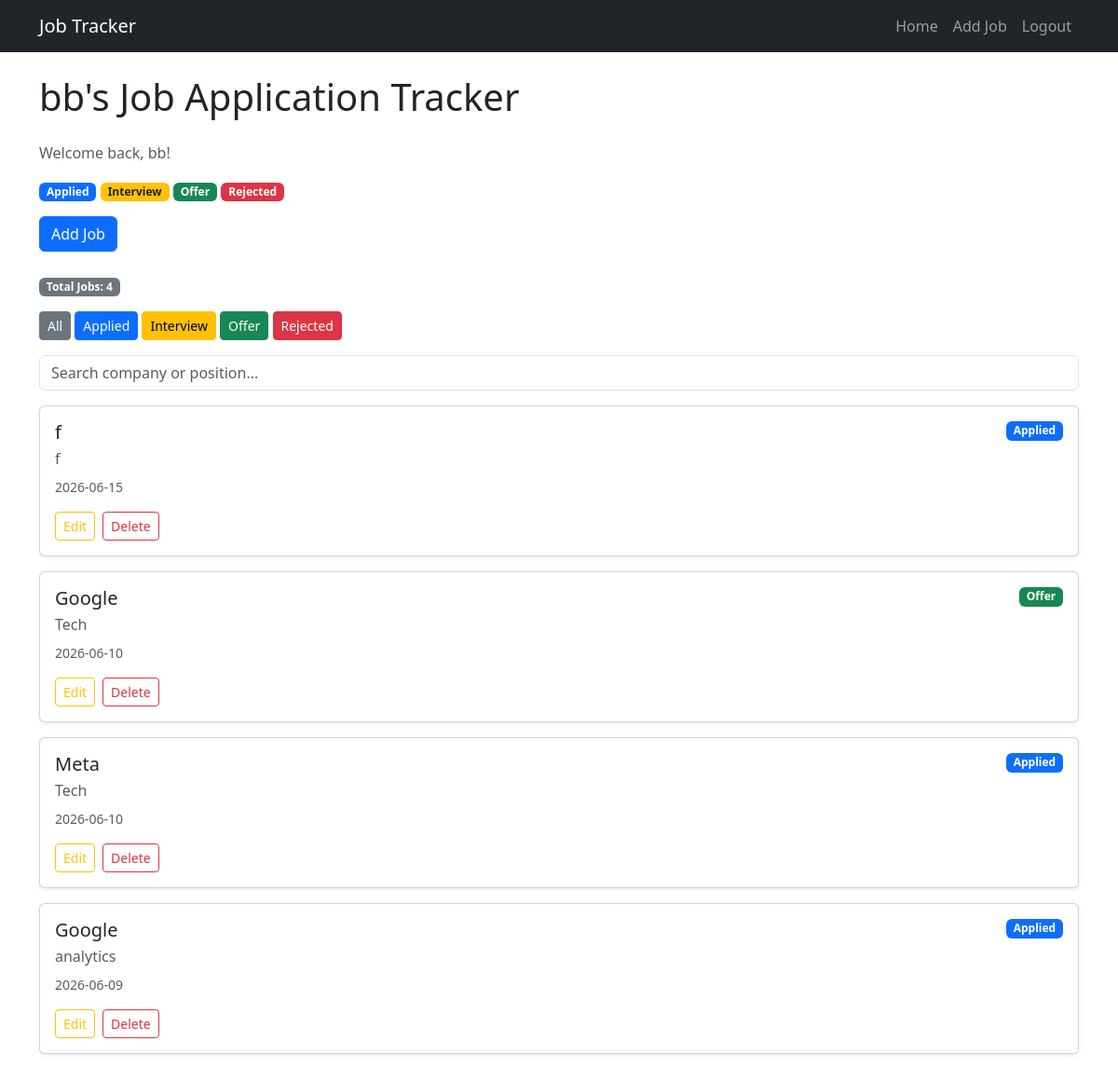
Page / (signed in) on the earlier database version.
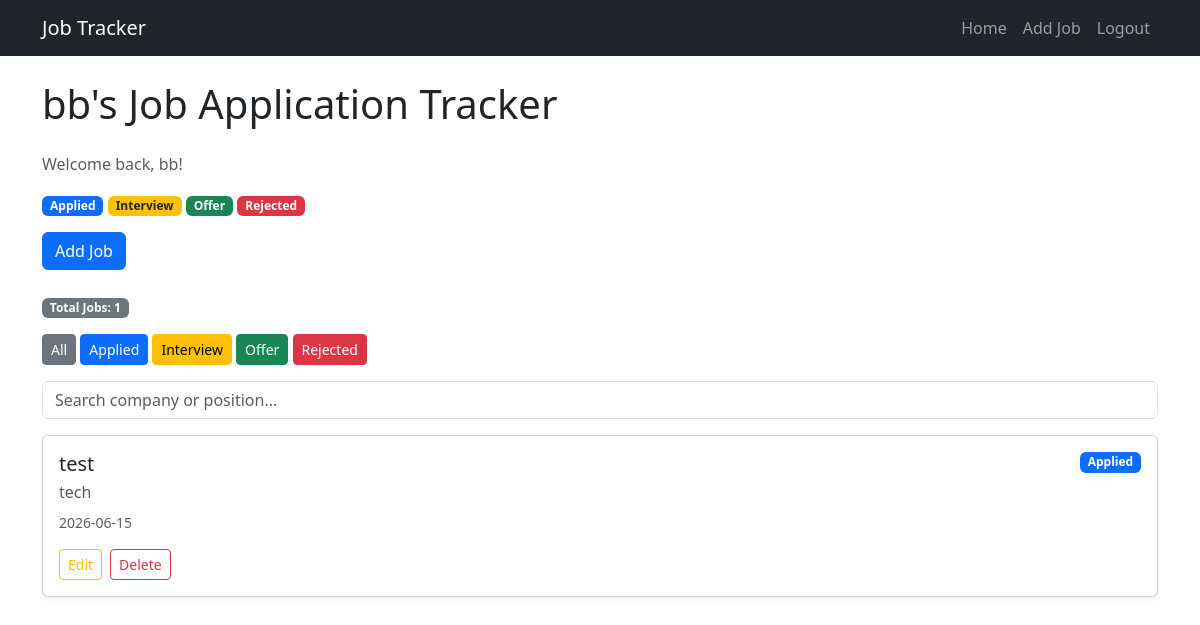
Same page on the later database version.
### tables this page shows
CREATE TABLE jobs (
    id INTEGER PRIMARY KEY AUTOINCREMENT,
    user_id INTEGER,
    company TEXT NOT NULL,
    position TEXT NOT NULL,
    status TEXT NOT NULL
, created_at TEXT, notes TEXT);

### app.py (the view)
@app.route("/")
def index():
    if "user_id" not in session:
        return redirect("/login")
    status_filter = request.args.get("status")
    search = request.args.get("search")
    query = "SELECT * FROM jobs WHERE user_id = ?"
    params = [session["user_id"]]
    if status_filter:
        query += " AND status = ?"
        params.append(status_filter)
    if search:
        query += " AND (company LIKE ? OR position LIKE ?)"
        params.append(f"%{search}%")
        params.append(f"%{search}%")
    query += " ORDER BY id DESC"
    db.execute(query, tuple(params))
    jobs = db.fetchall()
    applied = 0
    interview = 0
    offer = 0
    rejected = 0
    for job in jobs:
        if job[4] == "Applied":
            applied += 1
        elif job[4] == "Interview":
            interview += 1
        elif job[4] == "Offer":
            offer += 1
        elif job[4] == "Rejected":
            rejected += 1
    return render_template(
        "index.html",
        jobs=jobs,
        applied=applied,
        interview=interview,
        offer=offer,
        rejected=rejected
    )

### templates/index.html (shortened to what this page needs)
{% extends "layout.html" %}
{% block main %}
<h1 class="mb-4">{{ session["username"] }}'s Job Application Tracker</h1>
<p class="text-muted">
    Welcome back, {{ session["username"] }}!
</p>
<div class="mb-3">
    <span class="badge bg-primary px-2 py-1">Applied</span>
    <span class="badge bg-warning text-dark px-2 py-1">Interview</span>
    <span class="badge bg-success px-2 py-1">Offer</span>
    <span class="badge bg-danger px-2 py-1">Rejected</span>
</div>
<a href="/add" class="btn btn-primary mb-4">
    Add Job
</a>
<p>
    <span class="badge bg-secondary">
        Total Jobs: {{ jobs|length }}
    </span>
</p>
<div class="mb-3">
    <a href="/" class="btn btn-sm btn-secondary">All</a>
    <a href="/?status=Applied" class="btn btn-sm btn-primary">Applied</a>
    <a href="/?status=Interview" class="btn btn-sm btn-warning">Interview</a>
    <a href="/?status=Offer" class="btn btn-sm btn-success">Offer</a>
    <a href="/?status=Rejected" class="btn btn-sm btn-danger">Rejected</a>
</div>
<form method="GET" class="mb-3">
    <input
        type="text"
        name="search"
        class="form-control"
        placeholder="Search company or position..."
        value="{{ request.args.get('search', '') }}"
    >
</form>
{% if jobs %}
<div class="row">
    {% for job in jobs %}
    <div class="col-12 mb-3">
        <div class="card shadow-sm">
            <div class="card-body">
                <div class="d-flex justify-content-between align-items-start flex-nowrap">
                    <div>
                        <h5 class="mb-1">{{ job[2] }}</h5>
                        <p class="text-muted mb-0">{{ job[3] }}</p>
                    </div>
                    {% if job[4] == "Applied" %}
                        <span class="badge bg-primary">Applied</span>
                    {% elif job[4] == "Interview" %}
                        <span class="badge bg-warning text-dark">Interview</span>
                    {% elif job[4] == "Offer" %}
                        <span class="badge bg-success">Offer</span>
                    {% elif job[4] == "Rejected" %}
                        <span class="badge bg-danger">Rejected</span>
                    {% endif %}
                </div>
                <small class="text-muted d-block mt-2">
                    {{ job[5] }}
                </small>
                <div class="mt-3 d-flex gap-2">
                    <a href="/edit/{{ job[0] }}" class="btn btn-sm btn-outline-warning">
                        Edit
                    </a>
                    <form action="/delete/{{ job[0] }}" method="post">
                        <button class="btn btn-sm btn-outline-danger">
                            Delete
                        </button>
                    </form>
                </div>
            </div>
        </div>
    </div>
    {% endfor %}
</div>
{% endif %}
{% endblock %}

### templates/layout.html (shortened to what this page needs)
<!DOCTYPE html>
<html lang="en">
<head>
    <link href="https://cdn.jsdelivr.net/npm/bootstrap@5.3.3/dist/css/bootstrap.min.css" rel="stylesheet">
</head>
<body>
    <nav class="navbar navbar-expand-lg navbar-dark bg-dark">
        <div class="container">
            <a class="navbar-brand" href="/">Job Tracker</a>
        <div class="navbar-nav ms-auto">
            {% if session.get("user_id") %}
                <a class="nav-link" href="/">Home</a>
                <a class="nav-link" href="/add">Add Job</a>
                <a class="nav-link" href="/logout">Logout</a>
            {% else %}
                <a class="nav-link" href="/login">Login</a>
                <a class="nav-link" href="/register">Register</a>
            {% endif %}
        </div>
        </div>
    </nav>
    <main class="container mt-4">
        {% block main %}{% endblock %}
    </main>
</body>
</html>

Differences in the rows shown:
removed jobs: company "f", position "f", status "Applied", created_at "2026-06-15"
removed jobs: company "Google", position "Tech", status "Offer", created_at "2026-06-10"
removed jobs: company "Meta", position "Tech", status "Applied", created_at "2026-06-10"
removed jobs: company "Google", position "analytics", status "Applied", created_at "2026-06-09"
added jobs: company "test", position "tech", status "Applied", created_at "2026-06-15"
Other differences:
{{ jobs|length }}: "4" → "1"
